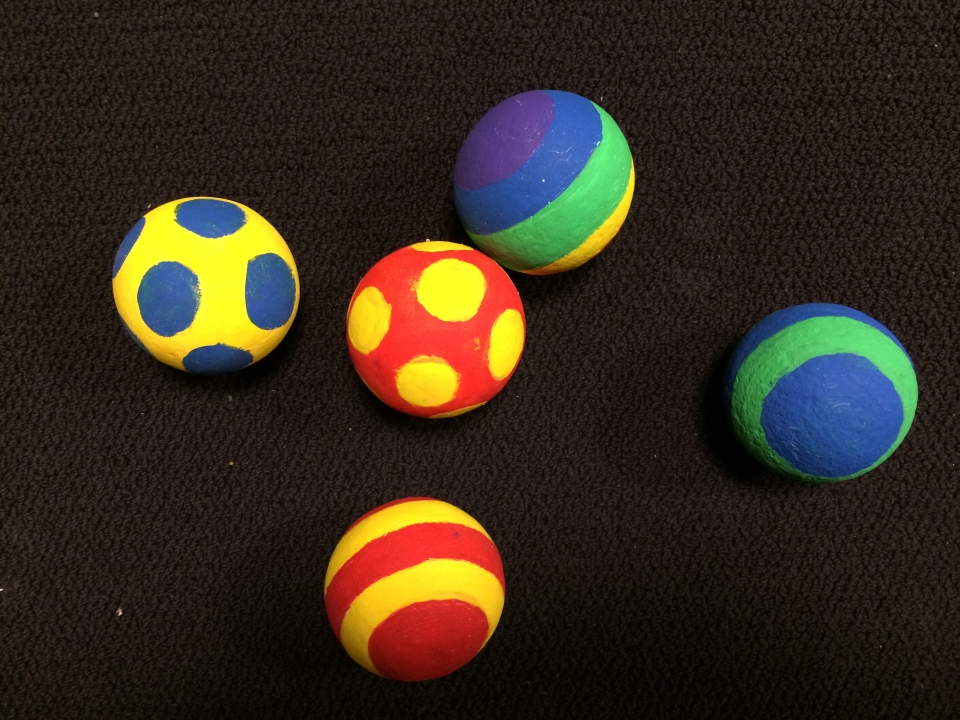
//> input picture Lab1/Data/rainbowSpheres.jpg, 960 x 720 px
$ ./Lab3_Part2 ../../../Lab1/Data/rainbowSpheres.jpg   (built with g++ and OpenCV 4)
//> lines starting //> are read from the running program, lines starting //| are printed output that depends on the picture
// Lab3_Part2.cpp : Defines the entry point for the console application.
//

#include "opencv2/core/core.hpp"
#include "opencv2/imgproc/imgproc.hpp"
#include "opencv2/highgui/highgui.hpp"
#include "opencv2/objdetect/objdetect.hpp"
#include <string>
#include <vector>
#include <iostream>

using namespace cv;
using namespace std;

Mat originalImage;

//function to detect the largest red object in an image
bool findLargestRedObject(Mat& view, Point& location, vector<Point>& outline, int redThreshold);

//function to compute the area and center of a region bounded by a contour
void computeObjectAreaAndCenter(vector<Point>& outline, double& area, Point& center);

//function to draw an outline in an image
void drawOutline(Mat& image, vector<Point>& outline);

//a callback function to pass to the slider bar to threshold the red object
//this is the function that actually makes the call to find the red object
void onTrackbar(int value, void* data);

int main(int argc, char* argv[])
{
    String dataDir="/Users/donj/workspace/cs585/Lab3/Data/";
    if(argc <= 1)
    {
        cout<<"Please provide a filename of an image"<<endl;
        return 0;
    }

    //read in the image
    originalImage = imread(dataDir + argv[1]);
//> originalImage is the input picture: 720 rows x 960 cols, CV_8UC3; mean B, G, R 30.4, 42.9, 54.2
    Mat displayImage(originalImage.rows, originalImage.cols, CV_8UC3);

    //make a copy that we can draw on
    originalImage.copyTo(displayImage);

    //this is to store the outline of the object
    vector<Point> outline;
    int redThreshold = 190;

    namedWindow("Image Window", 1);
    createTrackbar( "Red Threshold", "Image Window", &redThreshold, 255, onTrackbar, &outline);
    onTrackbar(redThreshold, &outline);

    while(1 == 1)
    {
        originalImage.copyTo(displayImage);
        drawOutline(displayImage, outline);

        imshow("Image Window", displayImage);
        char key = waitKey(33);
        if(key == 'q')
        {
            break;
        }
        if(key == ' ')
        {
            imwrite("Lab1_Part2_result.png", displayImage);
        }
    }
    return 0;
}

void onTrackbar(int redThreshold, void* data)
{
    Point largestCenter;

    //this is how you avoid global variables in event callbacks
    vector<Point>* largestOutline = (vector<Point>*)(data);

    findLargestRedObject(originalImage, largestCenter, *largestOutline, redThreshold);
}

void drawOutline(Mat& image, vector<Point>& outline)
{
    int numPoints = outline.size()-1;
    for(int f=0; f<numPoints; f++)
    {
        line(image, outline[f], outline[f+1], Scalar(255, 0, 0), 3);
    }
}

void computeObjectAreaAndCenter(vector<Point>& outline, double& area, Point& center)
{
    // http://docs.opencv.org/modules/imgproc/doc/structural_analysis_and_shape_descriptors.html
    Moments objectProperties;
    objectProperties = moments(outline, false);

    area = objectProperties.m00;
    center.x=(objectProperties.m10/area);
    center.y=(objectProperties.m01/area);
}

bool findLargestRedObject(Mat& view, Point& location, vector<Point>& outline, int redThreshold)
{
//> called with redThreshold = 190
    //allocate some images to store intermediate results
    vector<Mat> YCrCb; //to store the YCrCb representation
    YCrCb.push_back(Mat(view.rows, view.cols, CV_8UC3));
    vector<Mat> justRed;  //to store the red channel
    justRed.push_back(Mat(view.rows, view.cols, CV_8UC1));

    //Switch color spaces to YCrCb so we can detect red objects even if they are dark
    cvtColor(view, YCrCb[0], CV_BGR2YCrCb);
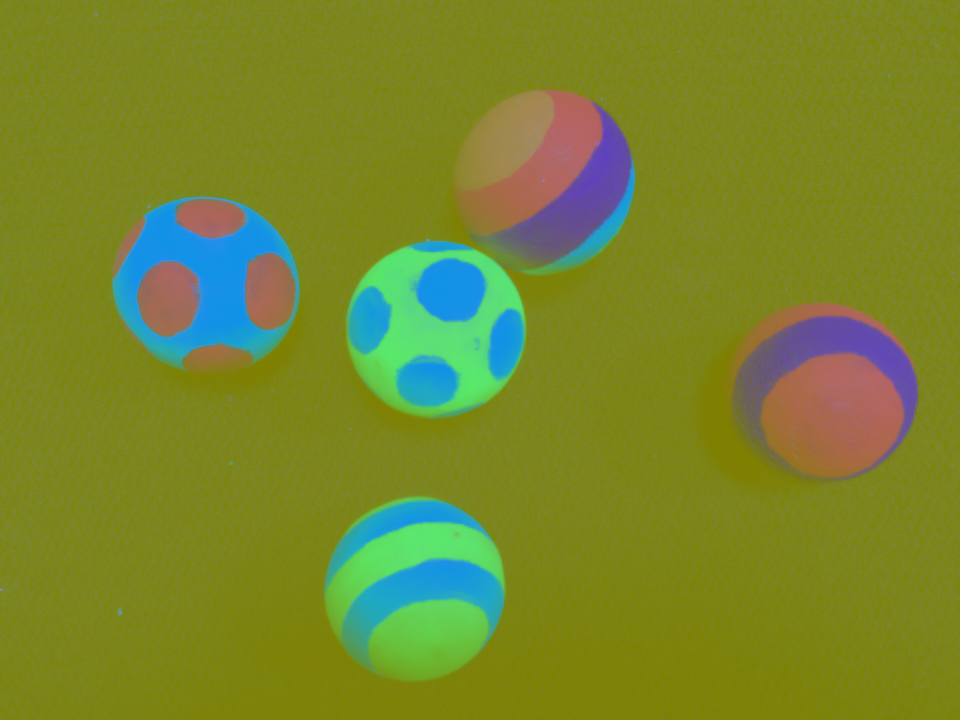
//> YCrCb[0]: 720 rows x 960 cols, CV_8UC3; mean B, G, R 44.9, 134.7, 119.8

    //Pull out just the red channel (but the red from YCrCb, not RGB)
    int extractRed[6]={1,0, 1, 1, 1, 2};
    mixChannels(&(YCrCb[0]), 1, &(justRed[0]), 1, extractRed, 1);

    // Threshold the red object (with the threshold from the slider)
    threshold(justRed[0], justRed[0], redThreshold, 255, CV_THRESH_BINARY);

    //Find all of the contiguous image regions
    //In OpenCV all of the image region representation is done with contours,
    //rather than binary images
    vector<vector<Point>> objectContours; // memory to store the contours
    vector<Vec4i> dummy;
    findContours(justRed[0], objectContours, dummy, CV_RETR_EXTERNAL, CV_CHAIN_APPROX_SIMPLE);

    //find the largest object
    int largestArea(-1), largestIndex(-1);
    Point largestCenter;
    for(int i=0; i<objectContours.size(); i++)
    {
        Point tempCenter;
        double tempArea;
        computeObjectAreaAndCenter(objectContours[i], tempArea, tempCenter);

        if(tempArea > largestArea)
        {
            largestArea = tempArea;
            largestIndex = i;
            largestCenter = tempCenter;
        }
    }
//> after the loop, largestArea = 19079; largestIndex = 5
    location = largestCenter;
//> location = Point(436, 327)
    if(largestIndex >= 0)
    {
        outline = objectContours[largestIndex];
    }

    //Construct an image for display that shows the red channel as gray
    vector<Mat> displayRed;  //to store the red channel
    displayRed.push_back(Mat(view.rows, view.cols, CV_8UC3));
    mixChannels(&(YCrCb[0]), 1, &(displayRed[0]), 1, extractRed, 3);
    if(largestIndex >= 0)
    {
        //put a red circle around the red object
        circle(displayRed[0], largestCenter, std::min(double(view.cols)/2, sqrt(largestArea)), Scalar(0, 0, 255), 1);
    }
    imshow("Just Red", displayRed[0]);
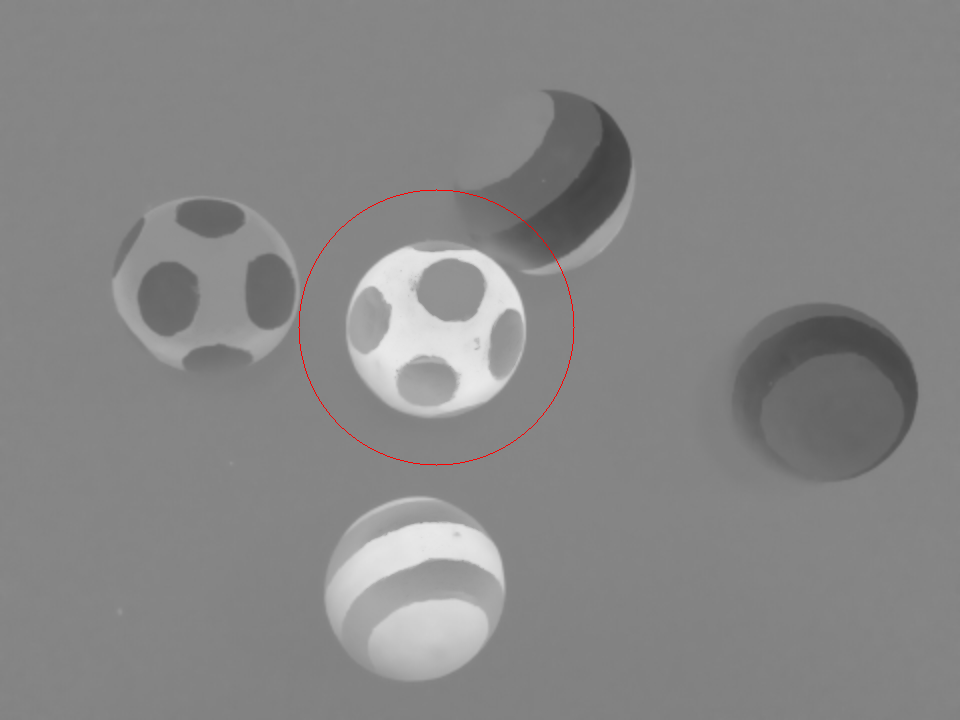
//> window 'Just Red': 720 rows x 960 cols, CV_8UC3; mean B, G, R 134.6, 134.6, 134.9


    if(largestIndex >= 0)
    {
        return true;
    }
    else
    {
        return false;
    }

}
